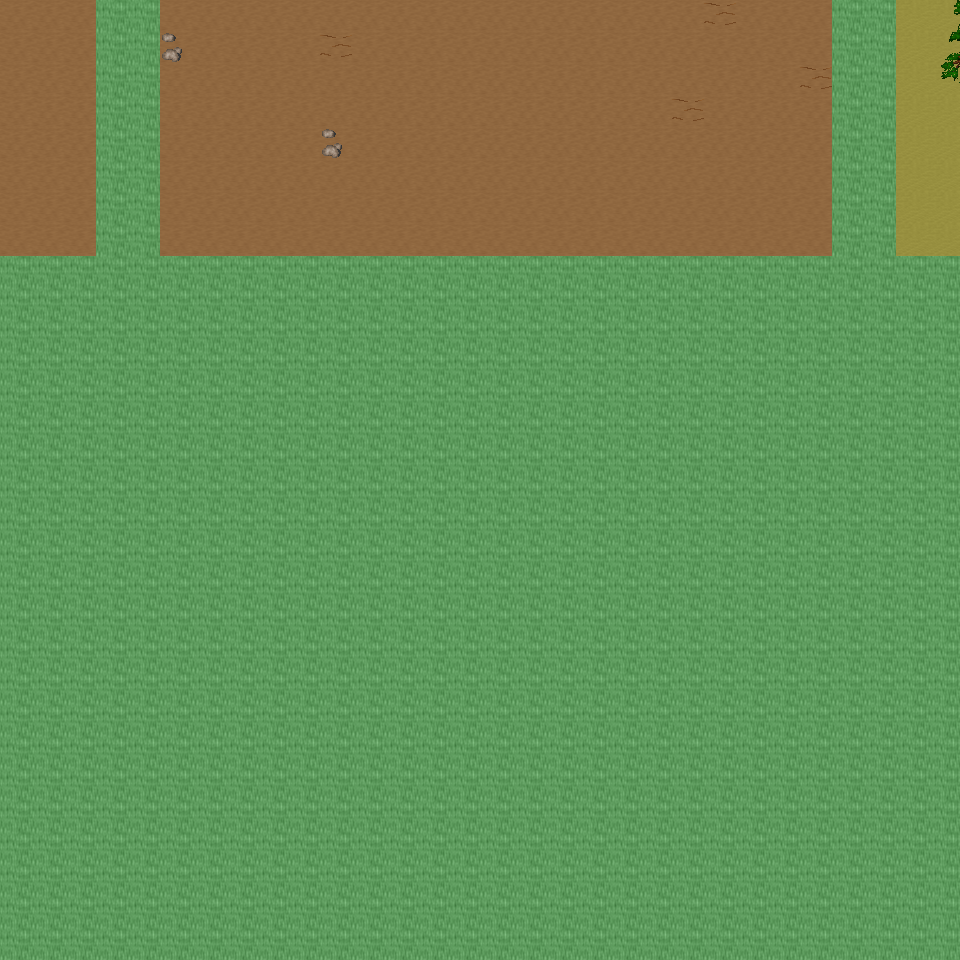

The image is a tile-based game level rendered from a .tmx file. Its description and source (layers, tilesets, objects; grid data summarised) follow:
An orthogonal 30x30 tile map with 32x32 px tiles, 6 tile layers (Ground, Object, Object2, Above, ...), 32 tilesets and 4 objects (4x mapchange).

<map version="1.0" orientation="orthogonal" renderorder="right-down" width="30" height="30" tilewidth="32" tileheight="32" nextobjectid="5">
  <tileset firstgid="1" name="tileset_ground_ground" tilewidth="32" tileheight="32" tilecount="33" columns="3">
    <image source="../drawable/tileset_ground_ground.png" width="96" height="352" />
  </tileset>
  <tileset firstgid="34" name="tileset_ground_rock_pebbles" tilewidth="32" tileheight="32" tilecount="3" columns="1">
    <image source="../drawable/tileset_ground_rock_pebbles.png" width="32" height="96" />
  </tileset>
  <tileset firstgid="37" name="tileset_ground_grass_edges" tilewidth="32" tileheight="32" tilecount="36" columns="12">
    <image source="../drawable/tileset_ground_grass_edges.png" width="384" height="96" />
  </tileset>
  <tileset firstgid="73" name="tileset_plant_flower_daisy_white" tilewidth="32" tileheight="32" tilecount="8" columns="2">
    <image source="../drawable/tileset_plant_flower_daisy_white.png" width="64" height="128" />
  </tileset>
  <tileset firstgid="81" name="tileset_ground_ridge_earth_dark" tilewidth="32" tileheight="32" tilecount="96" columns="12">
    <image source="../drawable/tileset_ground_ridge_earth_dark.png" width="384" height="256" />
  </tileset>
  <tileset firstgid="177" name="tileset_plant_grasses" tilewidth="32" tileheight="32" tilecount="6" columns="3">
    <image source="../drawable/tileset_plant_grasses.png" width="96" height="64" />
  </tileset>
  <tileset firstgid="183" name="tileset_ground_earth_edges" tilewidth="32" tileheight="32" tilecount="18" columns="6">
    <image source="../drawable/tileset_ground_earth_edges.png" width="192" height="96" />
  </tileset>
  <tileset firstgid="201" name="tileset_item_statue_green_stone_3" tilewidth="32" tileheight="32" tilecount="3" columns="1">
    <image source="../drawable/tileset_item_statue_green_stone_3.png" width="32" height="96" />
  </tileset>
  <tileset firstgid="204" name="tileset_ground_rock_rocks_2" tilewidth="32" tileheight="32" tilecount="4" columns="2">
    <image source="../drawable/tileset_ground_rock_rocks_2.png" width="64" height="64" />
  </tileset>
  <tileset firstgid="208" name="tileset_item_corpse_huge_animal" tilewidth="32" tileheight="32" tilecount="16" columns="2">
    <image source="../drawable/tileset_item_corpse_huge_animal.png" width="64" height="256" />
  </tileset>
  <tileset firstgid="224" name="tileset_item_statue_green_stone" tilewidth="32" tileheight="32" tilecount="12" columns="4">
    <image source="../drawable/tileset_item_statue_green_stone.png" width="128" height="96" />
  </tileset>
  <tileset firstgid="236" name="tileset_logic_collision" tilewidth="32" tileheight="32" tilecount="1" columns="1">
    <image source="../drawable/tileset_logic_collision.png" width="32" height="32" />
  </tileset>
  <tileset firstgid="237" name="tileset_plant_tree_taller_trees" tilewidth="32" tileheight="32" tilecount="32" columns="8">
    <image source="../drawable/tileset_plant_tree_taller_trees.png" width="256" height="128" />
  </tileset>
  <tileset firstgid="269" name="tileset_plant_tree_spruce" tilewidth="32" tileheight="32" tilecount="6" columns="2">
    <image source="../drawable/tileset_plant_tree_spruce.png" width="64" height="96" />
  </tileset>
  <tileset firstgid="275" name="tileset_plant_bush_bush_mult_colored" tilewidth="32" tileheight="32" tilecount="6" columns="3">
    <image source="../drawable/tileset_plant_bush_bush_mult_colored.png" width="96" height="64" />
  </tileset>
  <tileset firstgid="281" name="tileset_plant_bush_bush_pinks" tilewidth="32" tileheight="32" tilecount="4" columns="2">
    <image source="../drawable/tileset_plant_bush_bush_pinks.png" width="64" height="64" />
  </tileset>
  <tileset firstgid="285" name="tileset_plant_flower_flower_bed_1" tilewidth="32" tileheight="32" tilecount="35" columns="7">
    <image source="../drawable/tileset_plant_flower_flower_bed_1.png" width="224" height="160" />
  </tileset>
  <tileset firstgid="320" name="tileset_plant_flower_small_flower_bed" tilewidth="32" tileheight="32" tilecount="12" columns="3">
    <image source="../drawable/tileset_plant_flower_small_flower_bed.png" width="96" height="128" />
  </tileset>
  <tileset firstgid="332" name="tileset_plant_flower_small_flower_bed_2" tilewidth="32" tileheight="32" tilecount="12" columns="3">
    <image source="../drawable/tileset_plant_flower_small_flower_bed_2.png" width="96" height="128" />
  </tileset>
  <tileset firstgid="344" name="tileset_furniture_chair_bench_wooden" tilewidth="32" tileheight="32" tilecount="8" columns="2">
    <image source="../drawable/tileset_furniture_chair_bench_wooden.png" width="64" height="128" />
  </tileset>
  <tileset firstgid="352" name="tileset_building_decoration_pool" tilewidth="32" tileheight="32" tilecount="9" columns="3">
    <image source="../drawable/tileset_building_decoration_pool.png" width="96" height="96" />
  </tileset>
  <tileset firstgid="361" name="tileset_building_decoration_stone_details" tilewidth="32" tileheight="32" tilecount="4" columns="2">
    <image source="../drawable/tileset_building_decoration_stone_details.png" width="64" height="64" />
  </tileset>
  <tileset firstgid="365" name="tileset_building_decoration_orbpedestal" tilewidth="32" tileheight="32" tilecount="2" columns="1">
    <image source="../drawable/tileset_building_decoration_orbpedestal.png" width="32" height="64" />
  </tileset>
  <tileset firstgid="367" name="tileset_object_birds" tilewidth="32" tileheight="32" tilecount="4" columns="2">
    <image source="../drawable/tileset_object_birds.png" width="64" height="64" />
  </tileset>
  <tileset firstgid="371" name="tileset_building_gazebo" tilewidth="32" tileheight="32" tilecount="21" columns="3">
    <image source="../drawable/tileset_building_gazebo.png" width="96" height="224" />
  </tileset>
  <tileset firstgid="392" name="tileset_ground_green_paving" tilewidth="32" tileheight="32" tilecount="18" columns="3">
    <image source="../drawable/tileset_ground_green_paving.png" width="96" height="192" />
  </tileset>
  <tileset firstgid="410" name="tileset_plant_tree_pine_tree" tilewidth="32" tileheight="32" tilecount="20" columns="4">
    <image source="../drawable/tileset_plant_tree_pine_tree.png" width="128" height="160" />
  </tileset>
  <tileset firstgid="430" name="tileset_plant_tree_pine_tree_1" tilewidth="32" tileheight="32" tilecount="20" columns="4">
    <image source="../drawable/tileset_plant_tree_pine_tree_1.png" width="128" height="160" />
  </tileset>
  <tileset firstgid="450" name="tileset_plant_tree_cherry_blossom_tree" tilewidth="32" tileheight="32" tilecount="9" columns="3">
    <image source="../drawable/tileset_plant_tree_cherry_blossom_tree.png" width="96" height="96" />
  </tileset>
  <tileset firstgid="459" name="tileset_plant_bushes_and_trees" tilewidth="32" tileheight="32" tilecount="144" columns="16">
    <image source="../drawable/tileset_plant_bushes_and_trees.png" width="512" height="289" />
  </tileset>
  <tileset firstgid="603" name="tileset_plant_bush_leafy" tilewidth="32" tileheight="32" tilecount="48" columns="8">
    <image source="../drawable/tileset_plant_bush_leafy.png" width="256" height="192" />
  </tileset>
  <tileset firstgid="651" name="tileset_plant_bush_flowering" tilewidth="32" tileheight="32" tilecount="72" columns="8">
    <image source="../drawable/tileset_plant_bush_flowering.png" width="256" height="288" />
  </tileset>
  <layer name="Ground" width="30" height="30">
    <data>[900 cells, 240 non-empty, 2 distinct tile ids]</data>
  </layer>
  <layer name="Object" width="30" height="30">
    <data>[900 cells, 38 non-empty, 7 distinct tile ids]</data>
  </layer>
  <layer name="Object2" width="30" height="30">
    <data>[900 cells, 0 non-empty, 0 distinct tile ids]</data>
  </layer>
  <layer name="Above" width="30" height="30">
    <data>[900 cells, 3 non-empty, 3 distinct tile ids]</data>
  </layer>
  <layer name="Above2" width="30" height="30">
    <data>[900 cells, 0 non-empty, 0 distinct tile ids]</data>
  </layer>
  <layer name="Walkable" width="30" height="30">
    <data>[900 cells, 692 non-empty, 1 distinct tile ids]</data>
  </layer>
  <objectgroup name="MapEvents">
    <object id="1" name="north" type="mapchange" x="0" y="0" width="96" height="32">
      <properties>
        <property name="map" value="0_deniran_forest_n2_w_x0_y3" />
        <property name="place" value="south" />
      </properties>
    </object>
    <object id="2" name="north2" type="mapchange" x="160" y="0" width="672" height="32">
      <properties>
        <property name="map" value="0_deniran_forest_n2_w_x0_y3" />
        <property name="place" value="south2" />
      </properties>
    </object>
    <object id="3" name="north3" type="mapchange" x="896" y="0" width="64" height="32">
      <properties>
        <property name="map" value="0_deniran_forest_n2_w_x0_y3" />
        <property name="place" value="south3" />
      </properties>
    </object>
    <object id="4" name="east" type="mapchange" x="928" y="0" width="32" height="256">
      <properties>
        <property name="map" value="0_ados_mountain_n2_w2_x0_y4" />
        <property name="place" value="west" />
      </properties>
    </object>
  </objectgroup>
</map>
